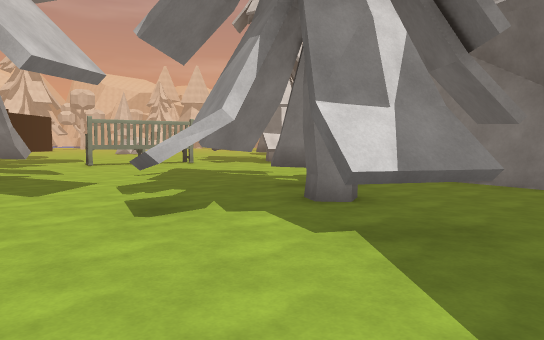
View 1 (above)

24 first-person views from a walk through a scene from a Unity 3-D project. The camera is 1.5 m above the floor, tilts 4° down and sees 70° across. The floor is counted in squares, 2 m on a side. Each view is taken from the middle of a square. On the plan, view 1 faces up. The plan holds only what a view shows up to about 12 squares ahead; the rest is blank. The place goes on beyond the plan.

View 2
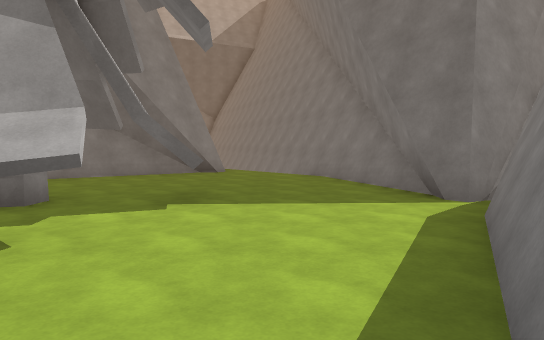

View 3
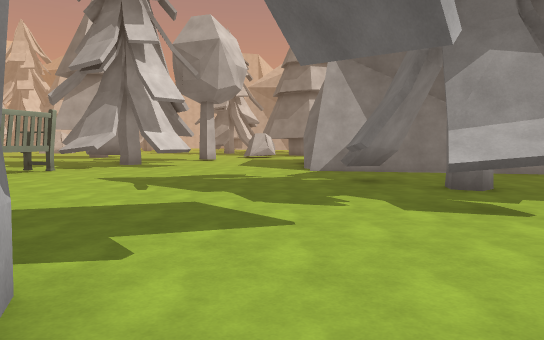

View 4
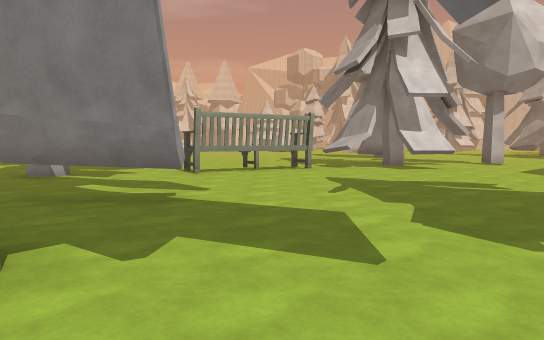

View 5
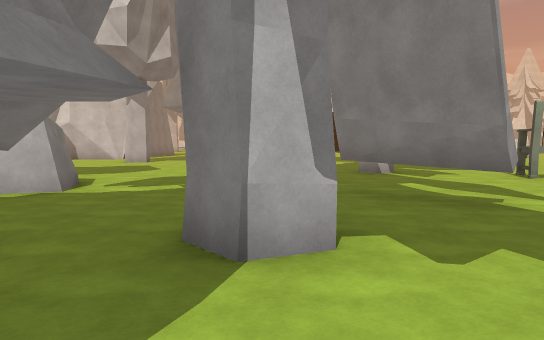

View 6
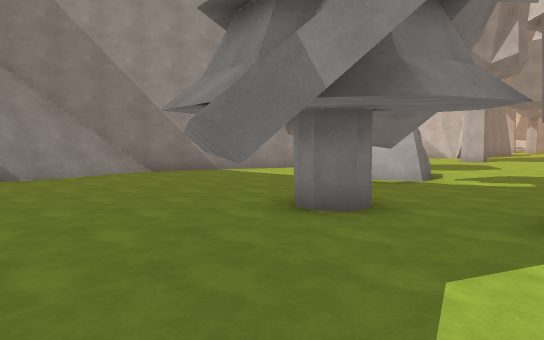

View 7
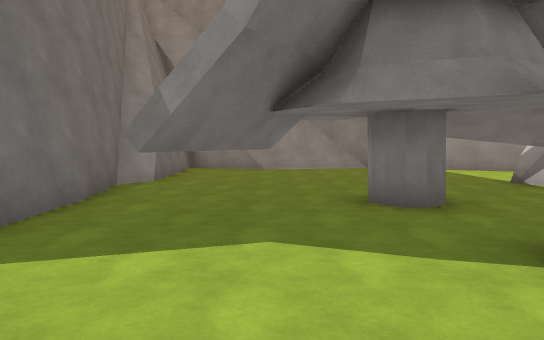

View 8
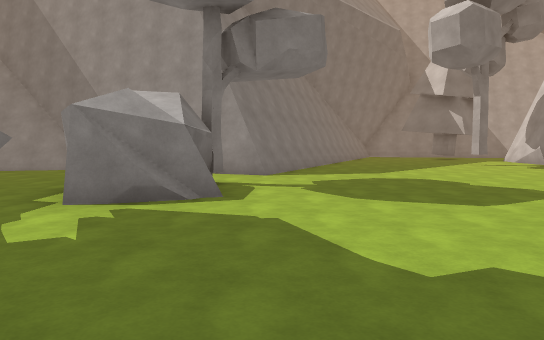

View 9
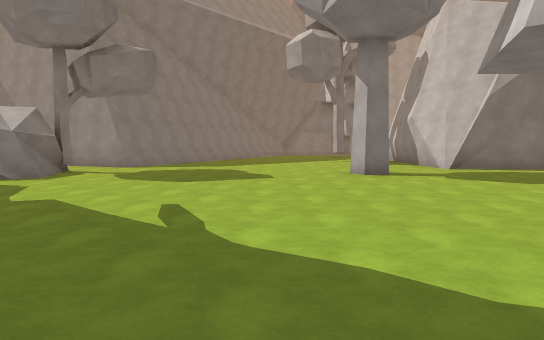

View 10
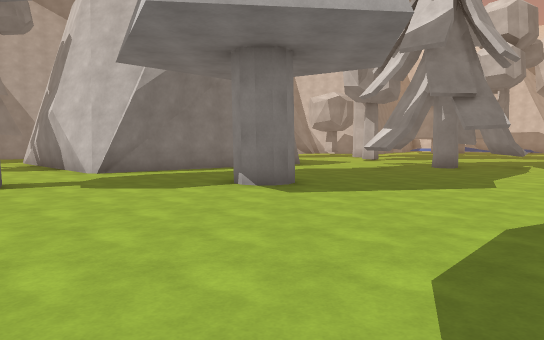

View 11
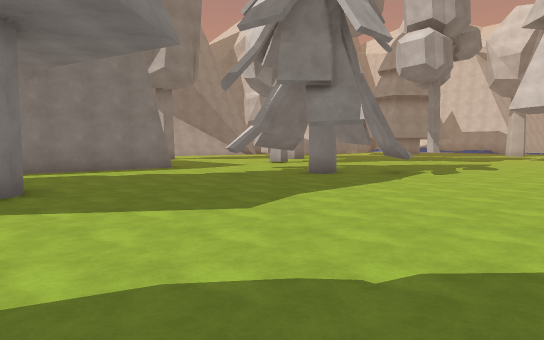

View 12
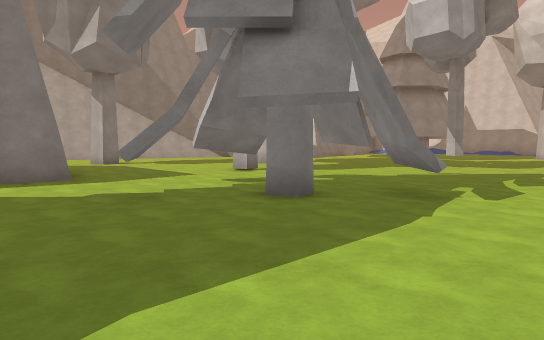

View 13
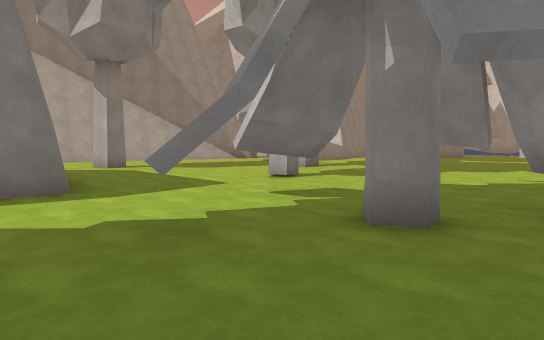

View 14
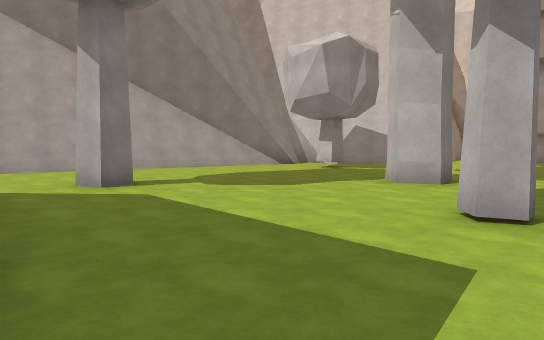

View 15
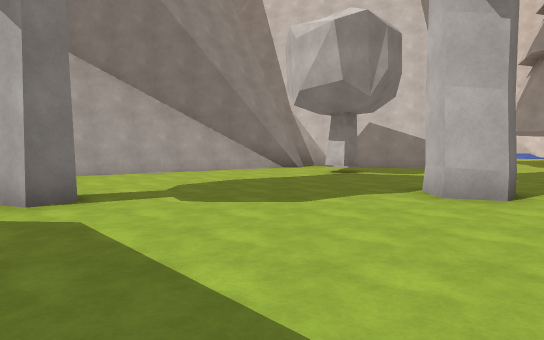

View 16
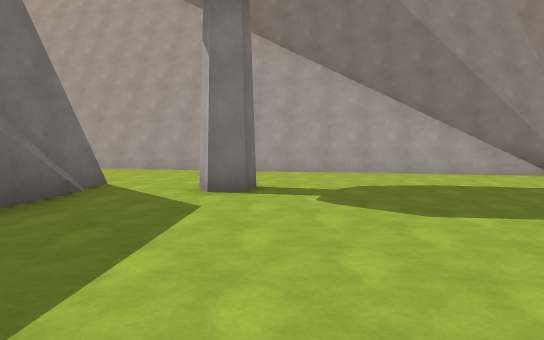

View 17
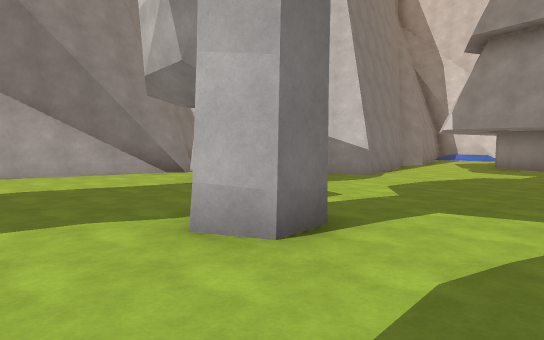

View 18
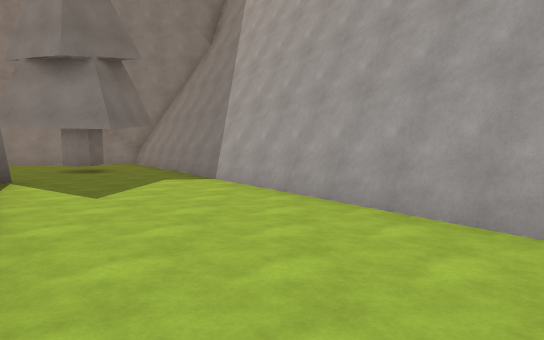

View 19
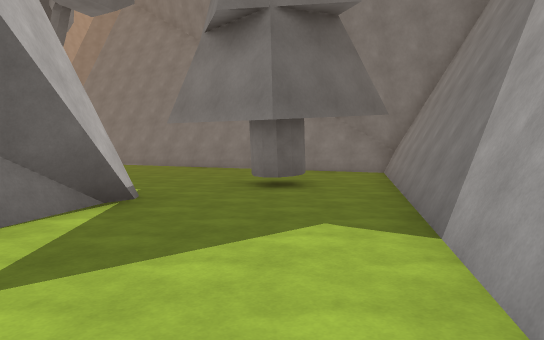

View 20
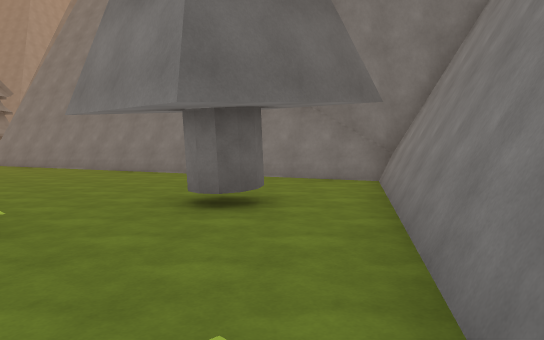

View 21
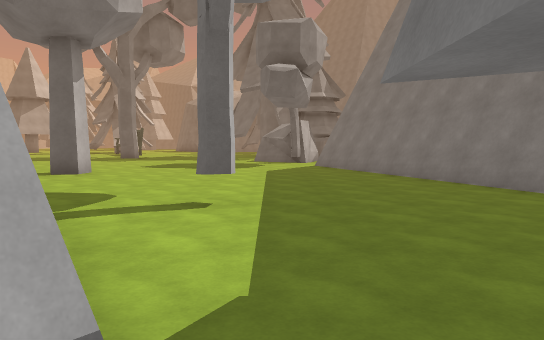

View 22
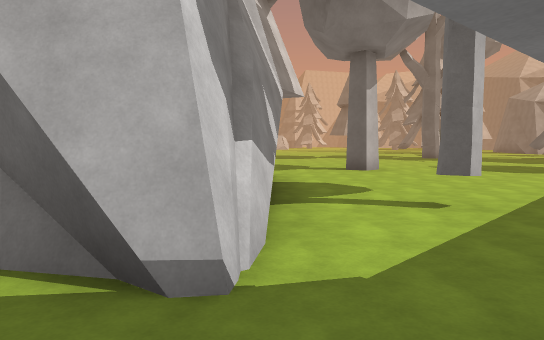

View 23
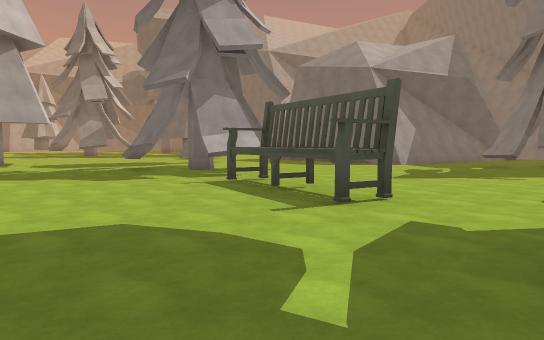

View 24
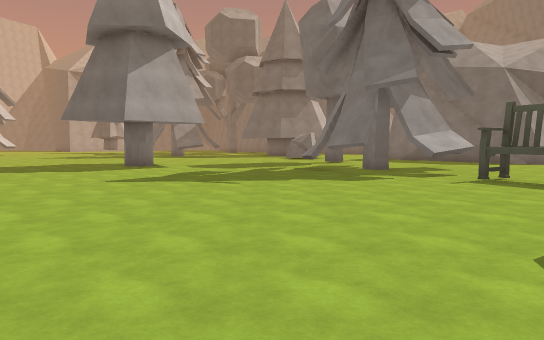

### Floor plan
Key: @ floor where view 1 was taken; # wall or solid block; x gap in a wall; . floor; ^ raised ledge; v drop or lower ground; T thing the floor can be seen under or through; O other object.
Columns run from 40 left of view 1 to 7 right of it. Each row starts with its distance up from view 1.
 25 .....    ..........                  .....
 24 .......  ...........                ......
 23 ##......  ............            ........
 22  #.............##......          .........
 21  #............#..........      ...........
 20  #.....##.....x.#.........    ............
 19  #.#.......#..^............  .............
 18  #..............##........    ..........#.
 17  #.........................    ........#..
 16  ##.........................   .........#
 15   #..........###.....#....... .......O#......
 14   ##....#..#   ##..................OOO#.##...
 13    ##.....##    #.................OO........
 12     #.....#     ##.............#...........
 11     ##....       ##.........................#
 10      ##....      ##...#....................##
  9       #....     ##.........................#
  8       ##....   ##................TT........##
  7        ##....###........................##..##
  6         #....##..#.....................#.....#
  5         ##..................##....#....#.#...##
  4          #.................####........#......#
  3          ##..#.........###......#........#.....
  2           ##.........#####........##..........v#
  1            #......####   ##..........#.......###
  0            ##..####       #.........####@.####
 -1             ####          #........##  ####
 -2                           ###.....##     #
 -3                            ###..###

Positions as (right, up) in squares from view 1, and headings:
1: (0, 0), facing up
2: (-4, 2), facing right
3: (-6, 3), facing up-right
4: (-4, 3), facing up
5: (-4, 3), facing up-left
6: (-3, 2), facing left
7: (-3, 5), facing down-left
8: (-9, 10), facing down-left
9: (-10, 15), facing down-left
10: (-12, 15), facing left
11: (-14, 19), facing left
12: (-18, 20), facing left
13: (-20, 19), facing left
14: (-25, 17), facing left
15: (-27, 17), facing left
16: (-28, 19), facing down-left
17: (-29, 20), facing left
18: (-32, 13), facing down
19: (-32, 8), facing down-right
20: (-31, 6), facing down-right
21: (-28, 5), facing right
22: (-28, 4), facing up-right
23: (-11, 14), facing right
24: (-11, 19), facing right
